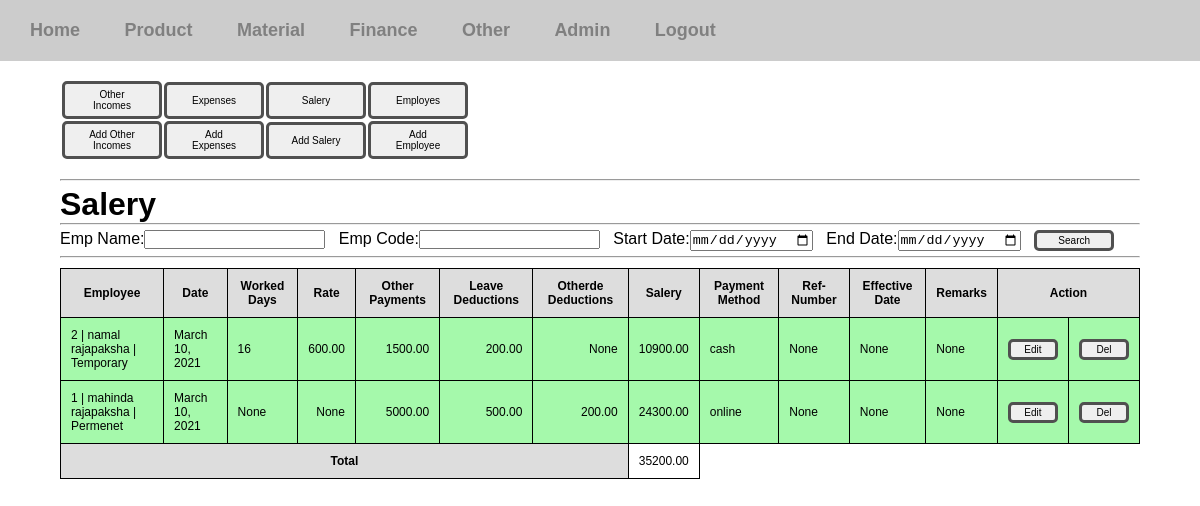
Page /inventory-manager/salery/ (signed in) on the committed database.
### inventory_manager/models.py (models this page shows, shortened)
class Salery(models.Model):
	date = models.DateField()
	employee = models.ForeignKey(Employee, null=True, on_delete=models.SET_NULL)
	account = models.ForeignKey(Bank, null=True, on_delete=models.SET_NULL, blank=True)
	worked_days = models.IntegerField(null=True, blank=True)
	rate = models.DecimalField(max_digits=15, decimal_places=2, null=True, blank=True)
	other_payments = models.DecimalField(max_digits=15, decimal_places=2, null=True, blank=True)
	leave_ddt = models.DecimalField(max_digits=15, decimal_places=2, null=True, blank=True)
	other_ddt = models.DecimalField(max_digits=15, decimal_places=2, null=True, blank=True)
	amount = models.DecimalField(max_digits=15, decimal_places=2)
	payment_method = models.ForeignKey(PaymentMethod, null=True, on_delete=models.SET_NULL)
	ref_num = models.IntegerField(null=True, blank=True)
	eff_date = models.DateField(null=True, blank=True)
	remarks = models.CharField(max_length=500, null=True, blank=True)
	paid = models.BooleanField()

class Employee(models.Model):
	code = models.IntegerField(unique=True)
	name = models.CharField(max_length=100)
	addr = models.CharField(max_length=250, null=True, blank=True)
	phone = models.CharField(max_length=15, null=True, blank=True)
	email = models.EmailField(null=True, blank=True)
	is_permenet = models.BooleanField()
	basic_salery = models.DecimalField(max_digits=15, decimal_places=2,null=True,blank=True)
	def __str__(self):
		return f'{self.code} | {self.name} | { "Permenet" if self.is_permenet else "Temporary"}'

### finance_manager/models.py (models this page shows)
class PaymentMethod(models.Model):
	name = models.CharField(max_length=50)
	def __str__(self):
		return self.name

### inventory_manager/views/other.py (the view)
# urls.py: path('salery/', other.view_salery, name='view-salery'),
@login_required(login_url='/login')
def view_salery(request):
	if request.method == 'POST':
		emp_name = request.POST['emp_name']
		emp_code = request.POST['emp_code']
		start_date = request.POST['start_date']
		end_date = request.POST['end_date']
		recodes = None
		if emp_name != '' and start_date != '' and end_date != '':
			recodes = Salery.objects.filter(employee__name=emp_name, date__range=[start_date,end_date])
		elif emp_code != '' and start_date != '' and end_date != '':
			recodes = Salery.objects.filter(employee__code=emp_code, date__range=[start_date,end_date])
		elif start_date != '' and end_date != '':
			recodes = Salery.objects.filter(date__range=[start_date,end_date])
		elif emp_name != '':
			recodes = Salery.objects.filter(employee__name=emp_name)
		elif emp_code != '':
			recodes = Salery.objects.filter(employee__code=emp_code)
		else:
			recodes = Salery.objects.all()
		total = calc_total(recodes)
		return render(request,'inventory_manager/other/salery.html', {'recodes':recodes.order_by('-id'), 'total':total})
	else:
		recodes = Salery.objects.all()
		total = calc_total(recodes)
		return render(request,'inventory_manager/other/salery.html', {'recodes':recodes.order_by('-id'), 'total':total})

### inventory_manager/views/other.py (called while the page is built)
def calc_total(data):
	total = 0
	for element in data:
		total += element.amount
	return total

### templates/inventory_manager/other/salery.html (shortened to what this page needs)
{% extends 'inventory_manager/other.html' %}
{% block contentblock %}
	<h1>Salery</h1>
	<hr>
	<div class="search-form">
		<form action="" method="POST">
			<label for="emp_name">Emp Name:</label><input type="text" name="emp_name"> &nbsp;
			<label for="emp_code">Emp Code:</label><input type="text" name="emp_code"> &nbsp;
			<label for="start-date">Start Date:</label><input type="date" name="start_date"> &nbsp;
			<label for="end-date">End Date:</label><input type="date" name="end_date"> &nbsp;
			<input type="submit" value="Search" class="btn btn-sm">
		</form>
	</div>
	<hr>
	{% if recodes %}
		<div class="table-div" style="font-size: 12px">
			<table class="view-table">
				<tr>
					<th>Employee</th>
					<th>Date</th>
					<th>Worked Days</th>
					<th>Rate</th>
					<th>Other Payments</th>
					<th>Leave Deductions</th>
					<th>Otherde Deductions</th>
					<th>Salery</th>
					<th>Payment Method</th>
					<th>Ref-Number</th>
					<th>Effective Date</th>
					<th>Remarks</th>
					<th colspan="2">Action</th>
				</tr>
				{% for recode in recodes %}
					<tr class="paid-{{ recode.paid }}">
						<td>{{ recode.employee }}</td>
						<td>{{ recode.date }}</td>
						<td>{{ recode.worked_days }}</td>
						<td class="amount">{{ recode.rate }}</td>
						<td class="amount">{{ recode.other_payments }}</td>
						<td class="amount">{{ recode.leave_ddt }}</td>
						<td class="amount">{{ recode.other_ddt }}</td>
						<td class="amount">{{ recode.amount }}</td>
						<td>{{ recode.payment_method }}</td>
						<td>{{ recode.ref_num }}</td>
						<td>{{ recode.eff_date }}</td>
						<td>{{ recode.remarks }}</td>
						<td><a href="{% url 'update-salery' recode.id %}"><button class="btn btn-sm" style="width: 50px;">Edit</button></a></td>
						<td>
							<form action="{% url 'delete-salery' recode.id %}" method="POST">
								<input type="submit" value="Del" class="btn btn-sm" style="width: 50px;">
							</form>
						</td>
					</tr>
				{% endfor %}
				<tr>
					<th colspan="7">Total</th>
					<td class="amount">{{ total }}</td>
				</tr>
			</table>
		</div>
	{% else %}
		<p>There are no recodes.</p>
	{% endif %}
{% endblock %}

### static/css/styles.css (style rules this page uses)
* { margin: 0; padding: 0; box-sizing: border-box; }
body { font-family: sans-serif; }
a { text-decoration: none; color: gray; }
form select,input,label { display: block; }
.body-content h1 { margin-top: 5px; }
.form-content input,select,label { display: block; margin-top: 10px;margin-bottom: 5px; }
.search-form { padding-top: 5px; padding-bottom: 5px; }
.search-form input,select,label { display: inline; }
.btn { padding: 5px 15px; border: 3px solid #505050; border-radius: 5px; width: 100px; font-size: 10px; }
.btn-sm { padding: 2px; width: 80px; }
.paid-True { background: #a5f9ab; }
.amount { text-align: right; }

### static/css/tables.css (style rules this page uses)
.view-table { margin: 10px 0px; border-collapse: collapse; }
.view-table th { background: #ddd; }
.view-table td,th { padding: 10px; border:1px solid black; }

### rows in the picture
Salery: employee "2 | namal rajapaksha | Temporary", date "March 10, 2021", worked_days "16", rate "600.00", other_payments "1500.00", leave_ddt "200.00", other_ddt "None", amount "10900.00", payment_method "cash", ref_num "None", eff_date "None", remarks "None"
Salery: employee "1 | mahinda rajapaksha | Permenet", date "March 10, 2021", worked_days "None", rate "None", other_payments "5000.00", leave_ddt "500.00", other_ddt "200.00", amount "24300.00", payment_method "online", ref_num "None", eff_date "None", remarks "None"

### other values in the picture
{{ total }} "35200.00"
